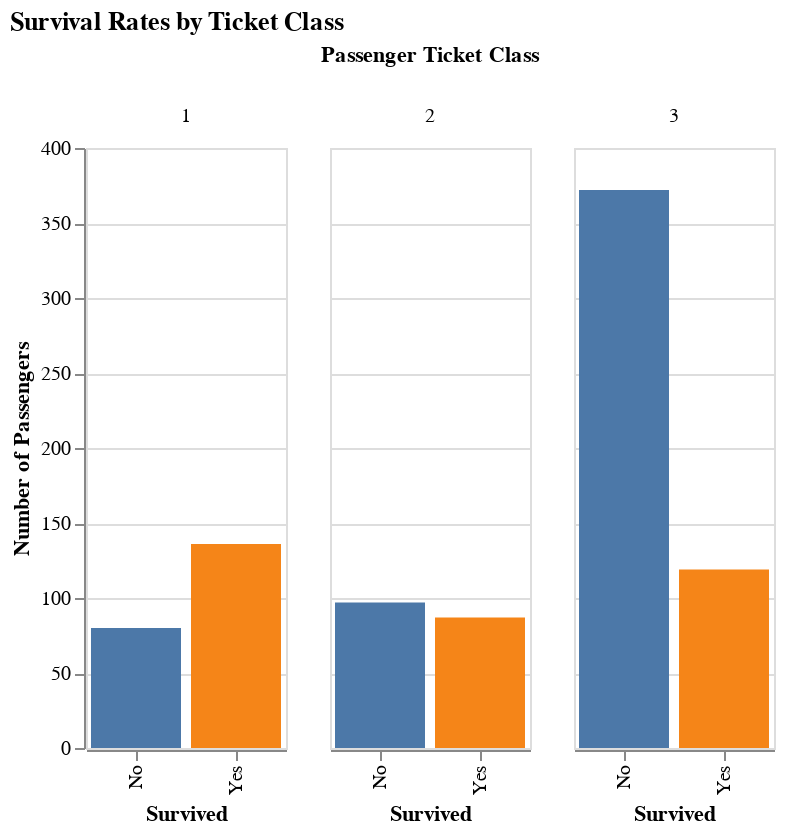

The notebook cell this image was saved under:
### Code cell
# The better class ticket you had, the more likely you were to survive.

# Let's look at survivors by ticket class
alt.Chart(titanic).mark_bar(

).encode(
    alt.X('Survived:N', title='Survived'),
    alt.Y('count()', title='Number of Passengers'),
    color=alt.Color('Survived:N', legend=None),
    column=alt.Column('Pclass:N', title='Passenger Ticket Class')
).properties(
    width=100,
    title='Survival Rates by Ticket Class'
)

### Figure 1 — Vega-Lite specification as saved in the notebook (floating-point values rounded to 4 significant figures; data arrays with more than 128 entries replaced by an {"elided": "..."} marker saying what was removed)
{"config": {"view": {"continuousWidth": 400, "continuousHeight": 300}}, "data": {"name": "data-17b5a9272cdb76617ac540c5321e65cb"}, "mark": "bar", "encoding": {"color": {"field": "Survived", "legend": null, "type": "nominal"}, "column": {"field": "Pclass", "title": "Passenger Ticket Class", "type": "nominal"}, "x": {"field": "Survived", "title": "Survived", "type": "nominal"}, "y": {"aggregate": "count", "title": "Number of Passengers", "type": "quantitative"}}, "title": "Survival Rates by Ticket Class", "width": 100, "$schema": "https://vega.github.io/schema/vega-lite/v4.17.0.json", "datasets": {"data-17b5a9272cdb76617ac540c5321e65cb": {"elided": "891 records"}}}
